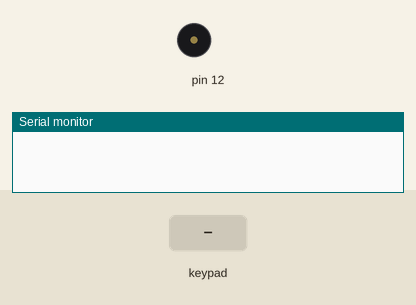
Simulated run of this sketch. Board: Arduino Uno, built with avr-gcc and run on an emulated ATmega328P. On the bench: buzzer (waves = sounding), the last lines printed to the serial monitor. The inputs (shaded band) are chosen by the test bench.

Above: at 1.2 s.
1.3 s: keypad keys 1 1 1 0 9 8 pressed 0.4 s apart
At 1.75 s:
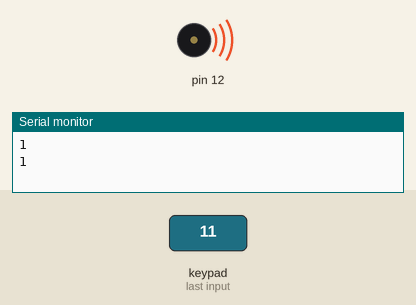
8.2 s: keypad keys 1 1 1 0 9 8 # pressed 0.4 s apart
At 11.5 s:
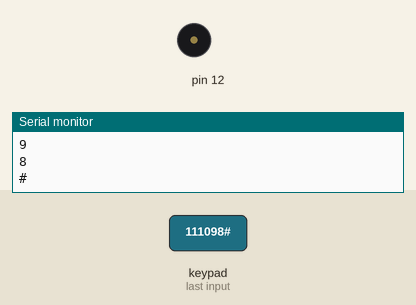
14.0 s: keypad keys 1 1 1 0 9 8 * pressed 0.4 s apart
At 14.25 s:
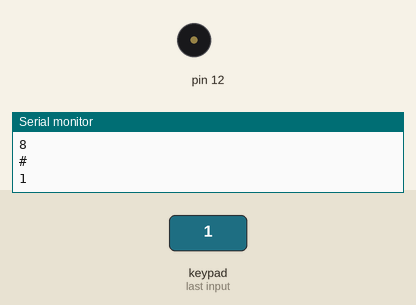
Timing chart, 0 to 17.6 s (numbered marks = the images above; inputs shaded):
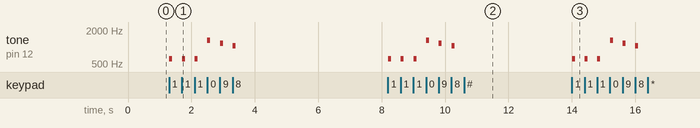

The sketch:

CustomKeypad.ino
```cpp
#include <FastLED.h>
#include "pitches.h"
#include <Keypad.h>
#define NUM_LEDS 180

CRGB leds[NUM_LEDS];
int led = 3;
int melody[] = {
  NOTE_C5};
int duration = 100;  // 500 miliseconds
int fullmelody[]={
  NOTE_C5, NOTE_D5, NOTE_E5, NOTE_F5, NOTE_G5, NOTE_A5, NOTE_B5, NOTE_C6
};
int megalo[]={
  NOTE_D5, NOTE_D5, NOTE_D6, NOTE_A5
};

const byte ROWS = 4; //four rows
const byte COLS = 4; //four columns
//define the cymbols on the buttons of the keypads
char hexaKeys[ROWS][COLS] = {
  {'1','2','3','A'},
  {'4','5','6','B'},
  {'7','8','9','C'},
  {'*','0','#','D'}
};
byte rowPins[ROWS] = {11, 10, 9, 8}; //connect to the row pinouts of the keypad
byte colPins[COLS] = {7, 6, 5, 4}; //connect to the column pinouts of the keypad

//initialize an instance of class NewKeypad
Keypad customKeypad = Keypad( makeKeymap(hexaKeys), rowPins, colPins, ROWS, COLS);

void setup(){
  Serial.begin(9600);


  FastLED.setBrightness(30);
}

void loop(){
  char customKey = customKeypad.getKey();

  if (customKey){
    Serial.println(customKey);
    if(customKey=='1')
      tone(12, melody, duration);
      leds[1] = CRGB::Red;
    if(customKey=='2')
      tone(12, NOTE_D5, duration);
    if(customKey=='3')
      tone(12, NOTE_E5, duration);
    if(customKey=='4')
      tone(12, NOTE_F5, duration);
    if(customKey=='5')
      tone(12, NOTE_G5, duration);
    if(customKey=='6')
      tone(12, NOTE_A5, duration);
    if(customKey=='7')
      tone(12, NOTE_B5, duration);
    if(customKey=='8')
      tone(12, NOTE_C6, duration);
    if(customKey=='9')
      tone(12, NOTE_D6, duration);
    if(customKey=='0')
      tone(12, NOTE_E6, duration);

  }
}
```

Measured:
- after the input at 1.3 s, tone on pin 12: plays 622 Hz for 0.10 s, 622 Hz for 0.10 s, 622 Hz for 0.10 s, 1319 Hz for 0.10 s, 1175 Hz for 0.10 s, 1047 Hz for 0.10 s, starting at once
- after the input at 8.2 s, tone on pin 12: plays 622 Hz for 0.10 s, 622 Hz for 0.10 s, 622 Hz for 0.10 s, 1319 Hz for 0.10 s, 1175 Hz for 0.10 s, 1047 Hz for 0.10 s, starting at once
- after the input at 14.0 s, tone on pin 12: plays 622 Hz for 0.10 s, 622 Hz for 0.10 s, 622 Hz for 0.10 s, 1319 Hz for 0.10 s, 1175 Hz for 0.10 s, 1047 Hz for 0.10 s, starting at once
